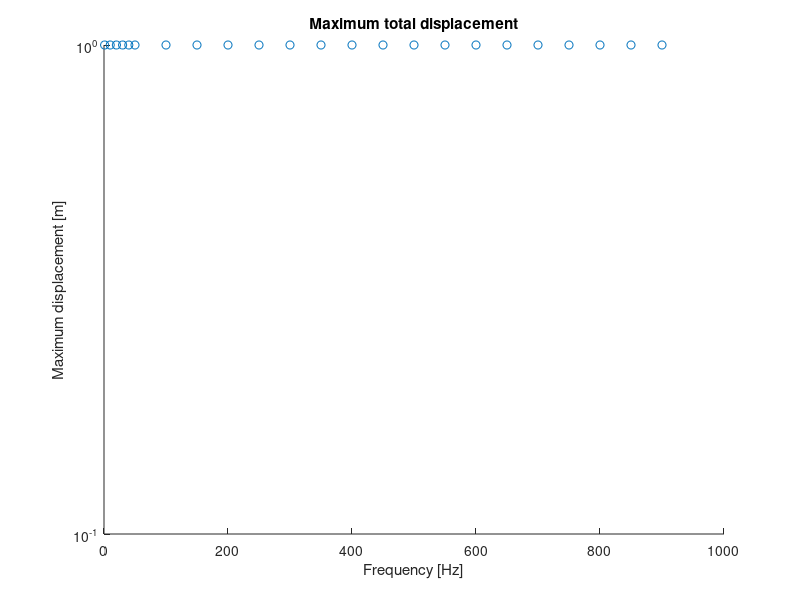

This chart was generated by the following MATLAB code: (Note: this script raises an error after producing the figure.)
clc;clear;
dd = dir("csv/*.csv");
file_names = {dd.name};
data = cell(numel(file_names),2);
data(:,1) = regexprep(file_names, '.csv','');

for i = 1:numel(file_names)
    data{i,2} = readmatrix("csv/" + file_names{i});
end
clear dd file_names i 
collected_data = {};
for i = 1:3:size(data,1)
    particular_frequency = [];
    for j = 0:2
        one_frequency = data(i+j,:);
        all_three_of_same_freq = one_frequency{2};
        if j == 0 % Add the time column if it's the first of that group
            particular_frequency(:,1) = all_three_of_same_freq(:,1);
        end
        particular_frequency = horzcat(particular_frequency, all_three_of_same_freq(:,2));
    end
    collected_data{end+1} = particular_frequency;
end
clear all_three_of_same_freq one_frequency i j

frequencies = [1, 10, 20, 30, 40];
frequencies = [frequencies 50:50:900];
maxima = zeros(1,length(frequencies));
% collected_data = collected_data(2:end);
for i = 1:numel(collected_data)
    datum = collected_data{i};
    magnitude = sqrt(sum(datum(1:end, 2:4).^2, 2));
    maxima(i) = max(magnitude);
end
scatter(frequencies, maxima)
set(gca, 'yscale', 'log')
xlabel("Frequency [Hz]"); ylabel("Maximum displacement [m]")
title("Maximum total displacement")
output = horzcat(frequencies', maxima');
writematrix(output, "maxima.csv")
